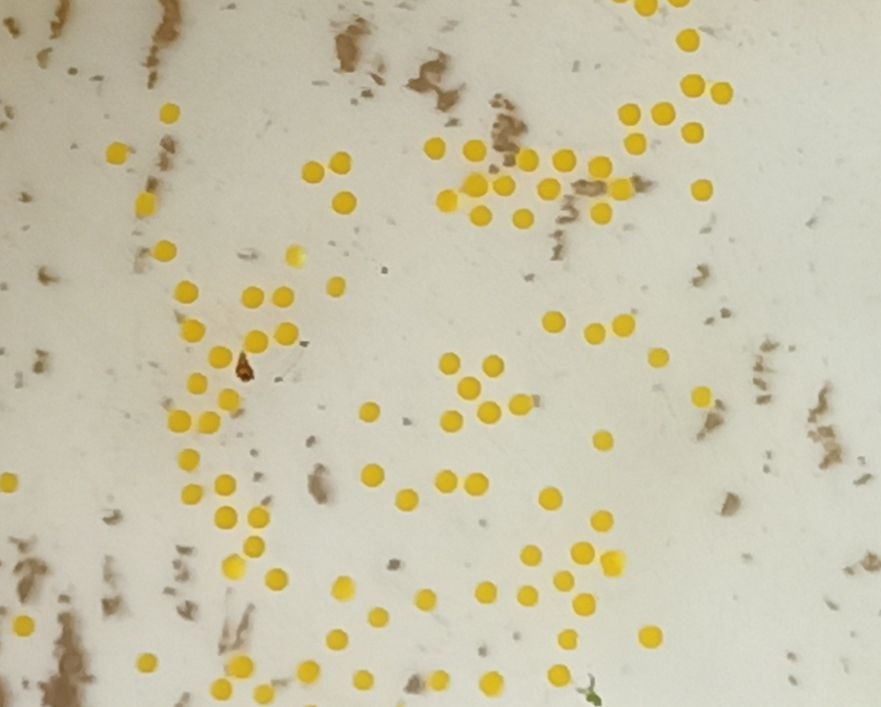
#> input picture telur.jpeg, 881 x 707 px
$ jupyter execute 'carp egg counter.ipynb'
#> lines starting #> are read from the running program, lines starting #| are printed output that depends on the picture; after the words box and inside, x2 and y2 are one past the last pixel; in counts of white or black regions, pixels touching at a corner belong together
[cell 1]
import cv2
import numpy as np
import matplotlib.pyplot as plt

## Carp Egg detection

Pada poin ini penulis mencoba mendeteksi dan menghitung lingkaran pada gambar yang berupa telur ikan. Penulis menggunakan HoughCircles untuk mendeteksi telur kemudian menghitung jumlah telur yang terdeteksi dan menuliskannya sebagi teks pada gambar.

[cell 2]
# Membaca/mengimport gambar
img = cv2.imread("telur.jpeg")
#> img is the input picture: shape (707, 881, 3); mean B, G, R 169.4, 195.8, 201.8
ori_img = cv2.imread("telur.jpeg")

# Convert color space gambar dari BGR ke HSV
hsv = cv2.cvtColor(img, cv2.COLOR_BGR2HSV)
#> hsv: shape (707, 881, 3); mean H, S, V 25.4, 41.9, 202

# Menentukan range lower dan upper untuk warna yellow dalam HSV
lower_yellow = (20, 100, 100)
upper_yellow = (30, 255, 255)

# Membuat mask untuk hanya memilih piksel berwarna kuning
mask = cv2.inRange(hsv, lower_yellow, upper_yellow)
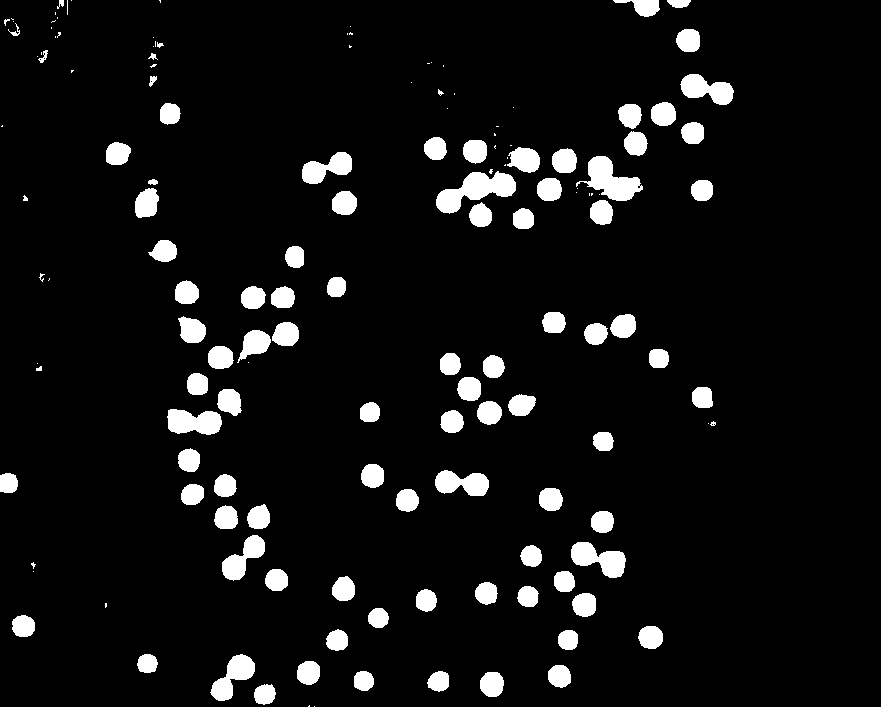
#> mask: shape (707, 881); 6.9% white; 148 white regions (53 under 20 px), largest, box (x1, y1, x2, y2) and area: (436, 171, 516, 214) 1699, (576, 156, 643, 201) 1441, (571, 542, 626, 578) 1130

# Meng-apply mask ke gambar original  untuk hanya memilih piksel berwarna kuning
yellow_only = cv2.bitwise_and(img, img, mask=mask)
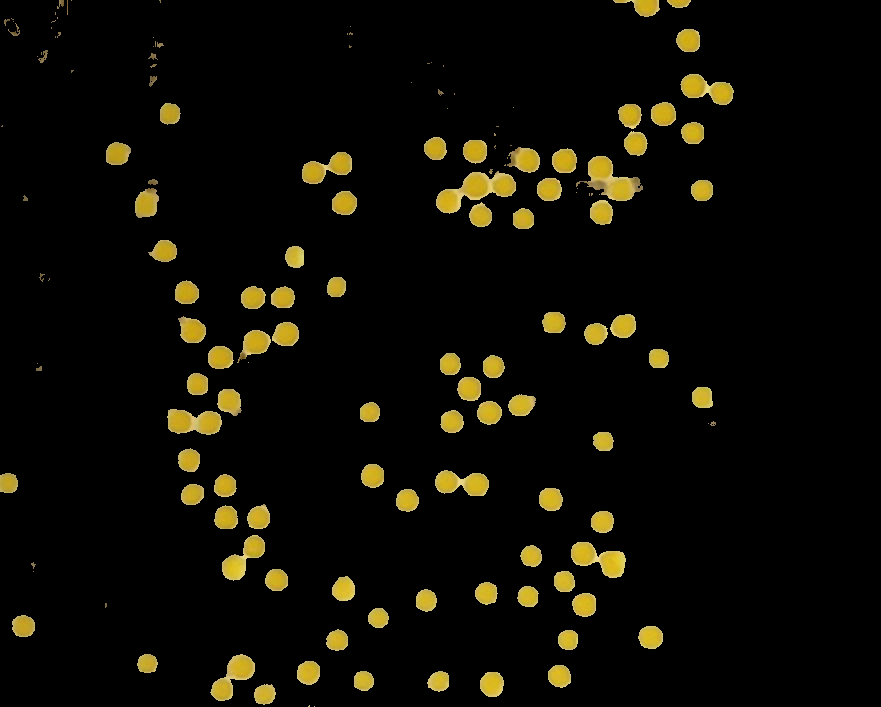
#> yellow_only: shape (707, 881, 3); mean B, G, R 4.3, 11.9, 13.8

# Meng-adjust kontras pada gambar
contrast = cv2.convertScaleAbs(yellow_only, alpha=1.5, beta=0)
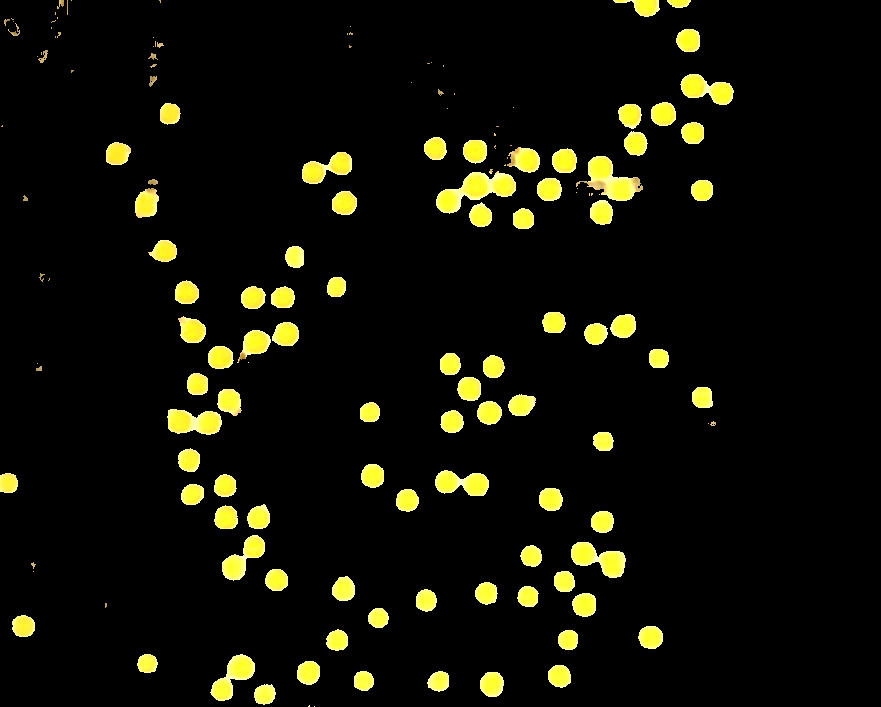
#> contrast: shape (707, 881, 3); mean B, G, R 6.5, 17.1, 17.4

# Deteksi lingkaran dengan HoughCircles
gray = cv2.cvtColor(contrast, cv2.COLOR_BGR2GRAY)
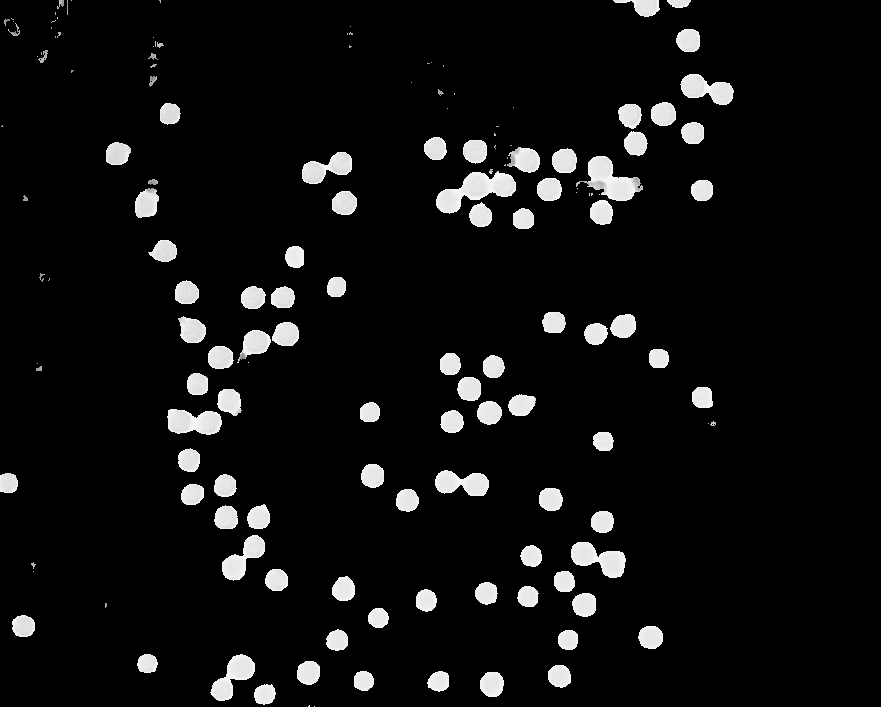
#> gray: shape (707, 881); min 0, max 251, mean 16
circles = cv2.HoughCircles(gray, cv2.HOUGH_GRADIENT, dp=1, minDist=20, param1=7, param2=8, minRadius=8, maxRadius=11)
#> circles = 92 rows, first 8: [567.5, 639.5, 10.4], [363.5, 680.5, 10.4], [377.5, 617.5, 10.4], [527.5, 596.5, 10.4], [335.5, 286.5, 10.4], [523.5, 218.5, 10.4], [481.5, 216.5, 10.4], [603.5, 440.5, 10.4]

# Hitung jumlah lingkaran yang terdeteksi
if circles is not None:
    num_circles = len(circles[0])
#> num_circles = 92
else:
    print("No circles detected.")

# Gambar lingkaran di gambar awal
if circles is not None:
    circles = circles[0]
    for circle in circles:
        x, y, r = circle.astype(int)
        cv2.circle(img, (x, y), r, (0, 0, 255), 2)
#> this loop made 92 passes
#> (circle, x, y, r) on passes 1 to 12: ([567.5, 639.5, 10.4], 567, 639, 10), ([363.5, 680.5, 10.4], 363, 680, 10), ([377.5, 617.5, 10.4], 377, 617, 10), ([527.5, 596.5, 10.4], 527, 596, 10), ([335.5, 286.5, 10.4], 335, 286, 10), ([523.5, 218.5, 10.4], 523, 218, 10), ([481.5, 216.5, 10.4], 481, 216, 10), ([603.5, 440.5, 10.4], 603, 440, 10), ([146.5, 663.5, 10.4], 146, 663, 10), ([531.5, 555.5, 10.4], 531, 555, 10), ([602.5, 166.5, 10.4], 602, 166, 10), ([476.5, 186.5, 10.3], 476, 186, 10)
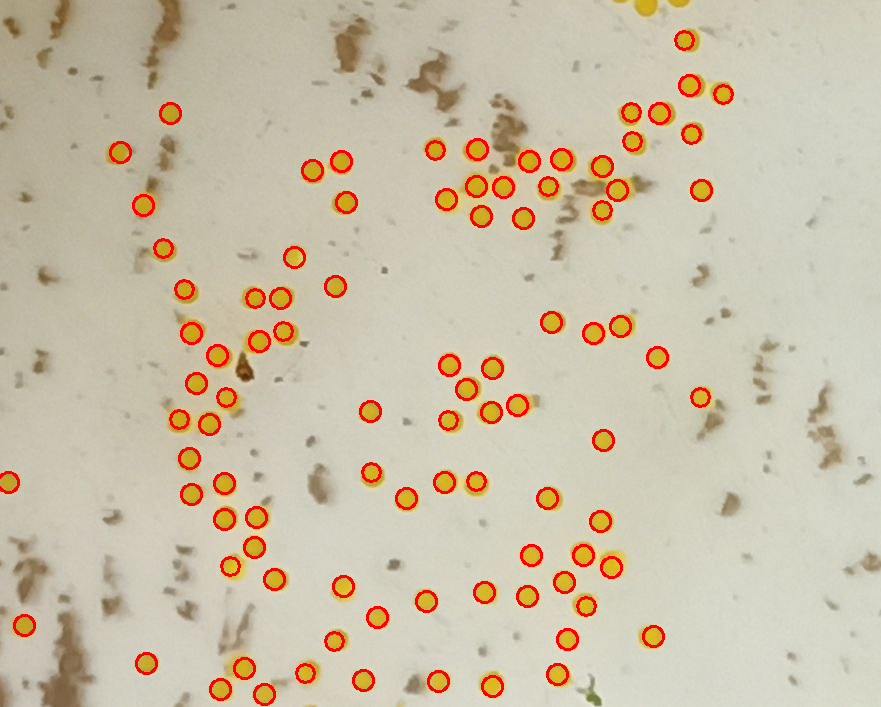
#> img: shape (707, 881, 3); 2.77% of pixels changed, all inside (x1, y1, x2, y2) = (0, 30, 734, 706)

# Menambahkan teks jumlah lingkaran di gambar
if circles is not None:
    cv2.putText(img, f" {num_circles}", (20, 50), cv2.FONT_HERSHEY_SIMPLEX, 2, (255, 0, 0), 3)
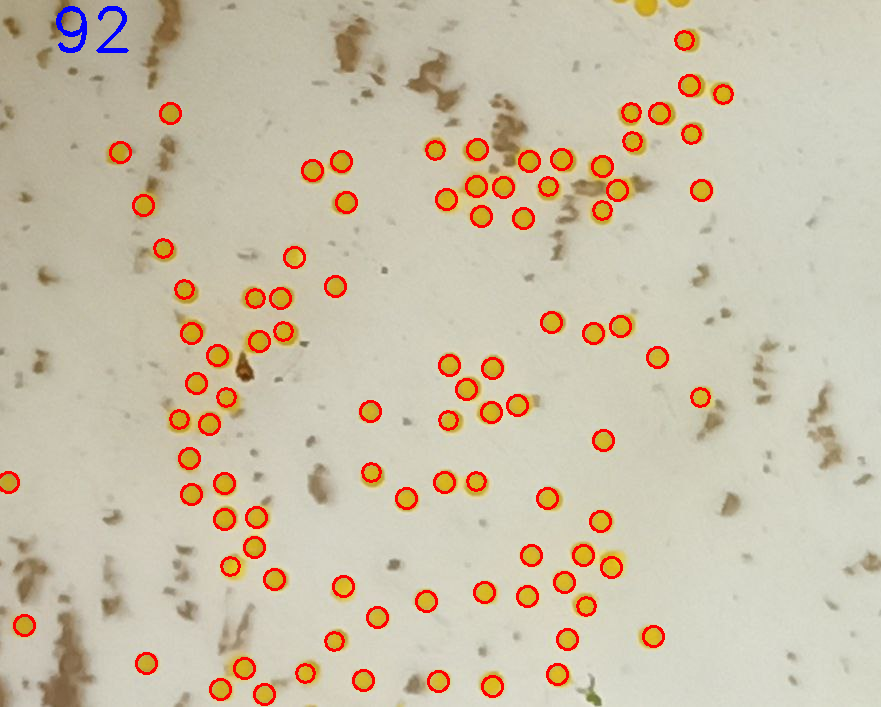
#> img: shape (707, 881, 3); 0.18% of pixels changed, all inside (x1, y1, x2, y2) = (56, 6, 129, 53)

# Convert gambar dari BGR ke RGB
ori_img = cv2.cvtColor(ori_img, cv2.COLOR_BGR2RGB)
img = cv2.cvtColor(img, cv2.COLOR_BGR2RGB)
mask = cv2.cvtColor(mask, cv2.COLOR_BGR2RGB)
yellow_only = cv2.cvtColor(yellow_only, cv2.COLOR_BGR2RGB)
contrast = cv2.cvtColor(contrast, cv2.COLOR_BGR2RGB)
gray = cv2.cvtColor(gray, cv2.COLOR_BGR2RGB)
#> gray: shape (707, 881, 3)

# Membuat gambar dengan dua subplot
fig, axs = plt.subplots(3, 2, figsize=(20, 10))

# Menunjukkan gambar original di subplot pertama
axs.flatten()[0].imshow(ori_img)
axs.flatten()[0].set_title('Original Image')

# Menunjukkan gambar mask di subplot kedua
axs.flatten()[1].imshow(mask)
axs.flatten()[1].set_title('Masked Image')

# Menunjukkan gambar dengan hanya warna kuning di subplot ketiga
axs.flatten()[2].imshow(yellow_only)
axs.flatten()[2].set_title('yellow_only Image')

# Menunjukkan gambar yang telah di-adjust kontrasnya di subplot keempat
axs.flatten()[3].imshow(contrast)
axs.flatten()[3].set_title('Contrast Image')

# Menunjukkan gambar grayscale di subplot kelima
axs.flatten()[4].imshow(gray)
axs.flatten()[4].set_title('Gray Image')

# Menunjukkan gambar dengan lingkaran yang terdeteksi di subplot keenam
axs.flatten()[5].imshow(img)
axs.flatten()[5].set_title('Processed Image')

plt.show()
